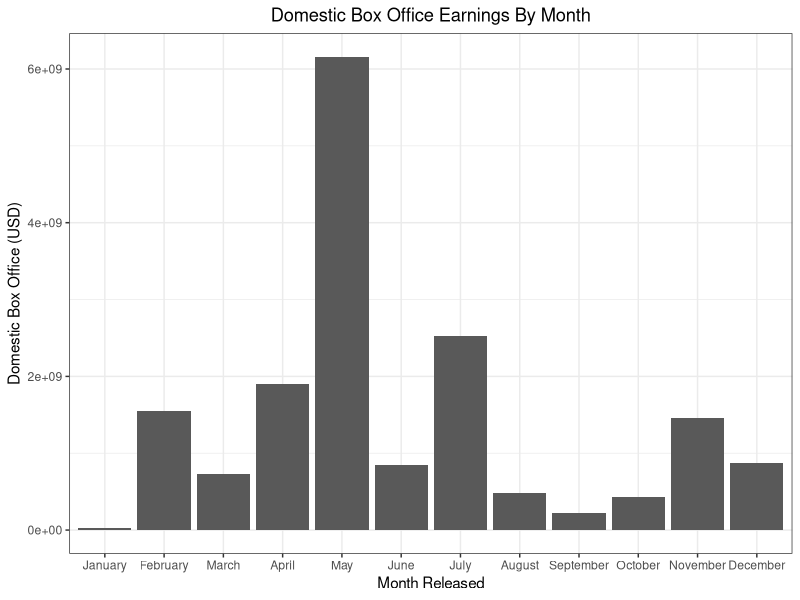
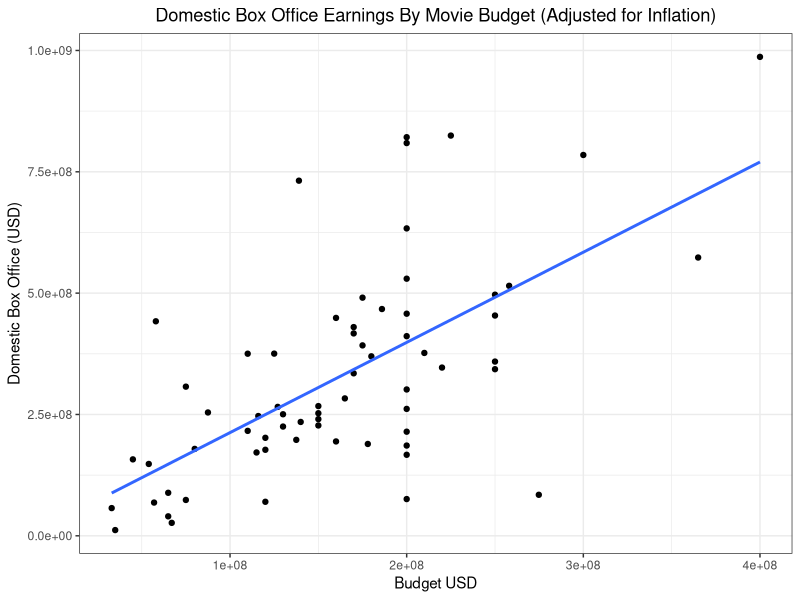
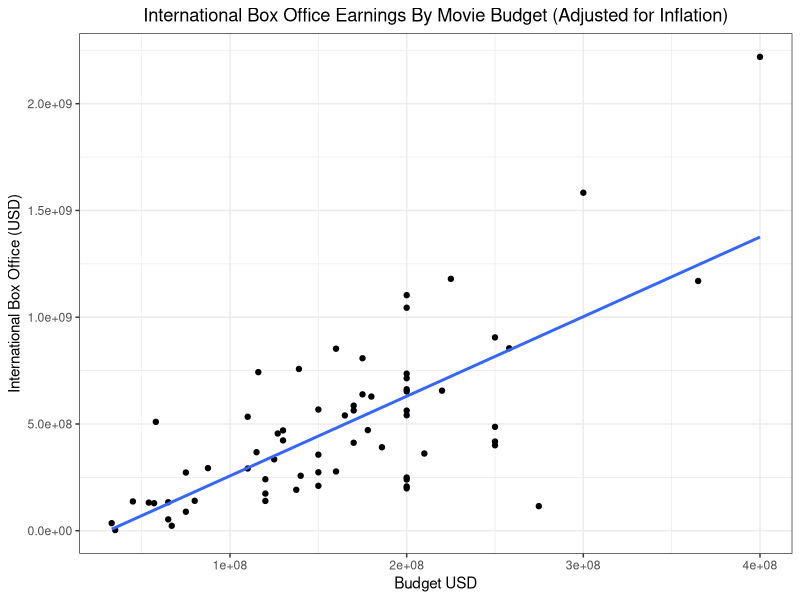

Generate these figures, in order, with R:
# Find a csv or txt file, download it, read it into a dataframe, use summary() to describe it, and create a labeled graph. Submit as an .R file. It should run and produce your graph.
# Load packages
library("readr")
library("ggplot2")

# url
# https://www.kaggle.com/datasets/monkeybusiness7/marvel-cinematic-universe-box-office

# Read in CSV
df <- read.csv('marvel_box_office.csv',sep = ",", header=TRUE)
summary(df)

# This is a dataset for Marvel moveis that contains 66 observations (rows) over 23 different variables (columns)

# Factor months to be in order
df$Release.Month <- factor(df$Release.Month, levels = c("January", "February", "March", "April", "May", "June", "July", "August", "September", "October", "November", "December"))

# Domestic Box office sales by month
ggplot(data = df, aes(x = `Release.Month`, y = `Domestic.Box.Office`)) + 
  geom_col() + # Bar plot
  theme_bw() + 
  xlab("Month Released") + 
  ylab("Domestic Box Office (USD)") + 
  ggtitle("Domestic Box Office Earnings By Month") + 
  theme(plot.title = element_text(hjust = 0.5)) # Centers title

# Based on the bar graph we can see that the biggest month for the box office when combining all Marvel movies is May, totaling over 6 billion USD in sales. 
# The lowest month in sales is January, with only one film released and grossing less than 25 million.


# Here I looked at the correlation between Domestic Box Office (inflation adjusted) earnings and movie budget. 
ggplot(data = df, aes(x = `Budget`, y = `Inflation.Adjusted.Domestic`)) + 
  geom_point() + 
  geom_smooth(method=lm, se = FALSE) +
  theme_bw() +
  xlab("Budget USD") +
  ylab("Domestic Box Office (USD)") +
  ggtitle("Domestic Box Office Earnings By Movie Budget (Adjusted for Inflation)") +
  theme(plot.title = element_text(hjust = 0.5))

# Higher budgets have a strong correlation with higher domestic box office sales

# I wanted to see if international box office followed the same trend with budget as domestic box office
ggplot(data = df, aes(x = `Budget`, y = `Inflation.Adjusted.International`)) + 
  geom_point() + 
  geom_smooth(method=lm, se = FALSE) +
  theme_bw() +
  xlab("Budget USD") +
  ylab("International Box Office (USD)") +
  ggtitle("International Box Office Earnings By Movie Budget (Adjusted for Inflation)") +
  theme(plot.title = element_text(hjust = 0.5))

# Overall it looks like the trend is similar, and that there is a positive correlation between budget and both domestic and international box office sales